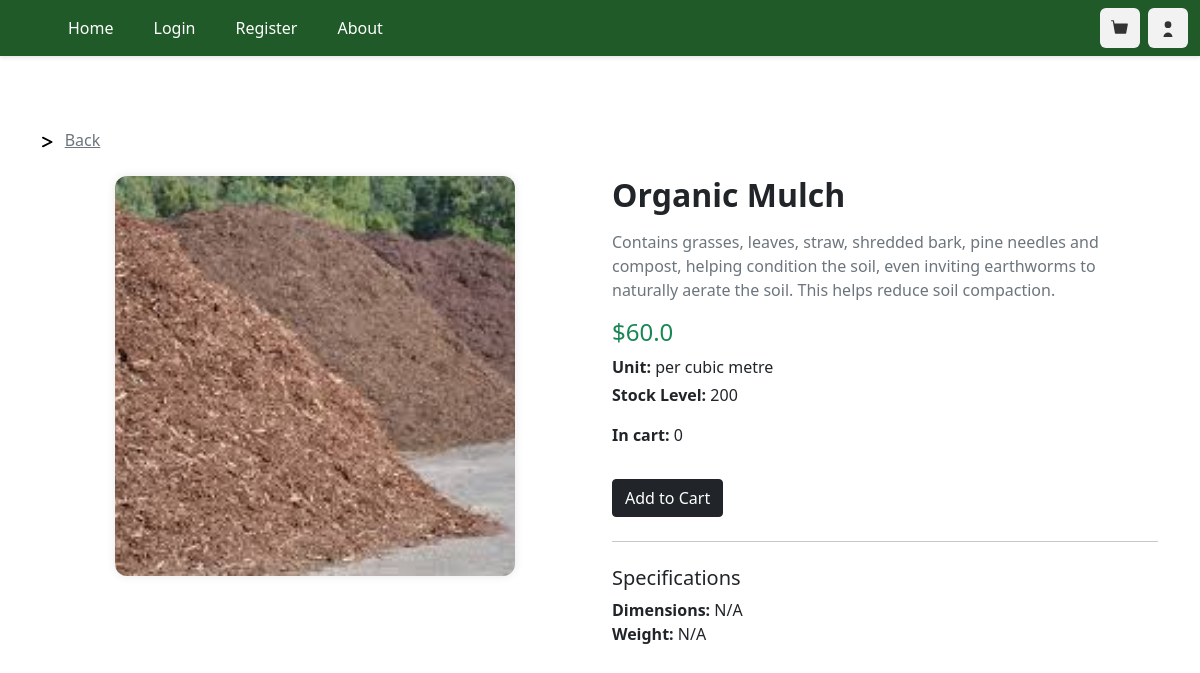
The page /product_view_4 on the database its author committed.
### ORM/tables.py (models this page shows, shortened)
class Product(TimeStampedModel):
    __tablename__ = 'products'
    id = Column(Integer, primary_key=True, autoincrement=True)
    name = Column(String(100), nullable=False)
    description = Column(String, nullable=False)
    dimensions = Column(String(50), nullable=True)
    weight = Column(REAL, nullable=True)
    unit = Column(String(50), nullable=False)
    price = Column(REAL, nullable=False)
    stock_level = Column(Integer, nullable=False)
    category = Column(Integer, ForeignKey('categories.id'), nullable=False, index=True)
    image = Column(String(100), nullable=False)
    orders = Relationship('Order', back_populates='product')
    categories = Relationship('Category', back_populates='product')

### main.py (the view)
@limiter.limit(default)
@app.route("/product_view_<int:product_id>", methods=['POST', 'GET'])
def product_view(product_id):
    session["accessed_products_route"]= "/product_view_"+ str(product_id)
    product_obj = get_product_by_id(product_id)
    try:
        quantity_in_cart = session['cart'][str(product_id)]
    except KeyError:
        quantity_in_cart = 0
    if product_obj == None:
        abort(404)
    return render_template("product_view.html", product=product_obj,quantity=quantity_in_cart)

### ORM/ORM_operations.py (called while the page is built)
def get_product_by_id(product_id:int):
    product = Product.query.filter(Product.id == product_id).first()
    if product is None:
       raise Exception('Valid product expected but NoneType was given')
    return product

### main.py (called while the page is built)
@app.after_request
def add_security_headers(resp):
    resp.headers['Content-Security-Policy'] =  "default-src 'self'; object-src 'none'; base-uri 'none';" #prevents inline scripts from running and objects
    resp.headers['X-Content-Type-Options'] = 'nosniff' #forces the browser to honour the content type instead of auto detecting
    resp.headers['X-Frame-Options'] = 'SAMEORIGIN' #prevents external sites from embedding this site in iframe, helping prevent clickjacking
    return resp

### templates/product_view.html (shortened to what this page needs)
{% extends "base.html" %}
{% block content %}
<div class="container my-5" style="padding-top: 5rem">
    <svg xmlns="http://www.w3.org/2000/svg" height="14" width="10.5" viewBox="0 0 384 512">
        <path d="M3.4 81.7c-7.9 15.8-1.5 35 14.3 42.9L280.5 256 17.7 387.4C1.9 395.3-4.5 414.5 3.4 430.3s27.1 22.2 42.9 14.3l320-160c10.8-5.4 17.7-16.5 17.7-28.6s-6.8-23.2-17.7-28.6l-320-160c-15.8-7.9-35-1.5-42.9 14.3z"/>
    </svg>
    <a href="/" class="text-muted px-2">Back</a>
    <div class="row mt-4">
        <div class="col-md-6 d-flex align-items-start justify-content-center">
            <div style="width: 400px; height: 400px; overflow: hidden; border-radius: 0.75rem; box-shadow: 0 0 10px rgba(0,0,0,0.1);">
                <img src="{{ product.image }}" alt="{{ product.name }}"
                     style="width: 100%; height: 100%; object-fit: cover;">
            </div>
        </div>
        <div class="col-md-6">
            <h2 class="fw-bold mb-3">{{ product.name }}</h2>
            <p class="text-muted">{{ product.description }}</p>
            <h4 class="text-success">${{ product.price }}</h4>
            <p class="mb-1"><strong>Unit:</strong> {{ product.unit }}</p>
            <p><strong>Stock Level:</strong> {{ product.stock_level }}</p>
            <p><strong>In cart:</strong> {{quantity}}</p>
            <button class="btn btn-dark mt-3" id="add_to_cart">
                 Add to Cart
            </button>
            <hr class="my-4">
            <h5>Specifications</h5>
            <ul class="list-unstyled">
                <li><strong>Dimensions:</strong> {% if product.dimensions == None %}N/A{%else%}{{ product.dimensions }}{%endif%}</li>
                <li><strong>Weight:</strong> {% if product.weight == None %}N/A{% else %}{{ product.weight }}kg{%endif%}</li>
            </ul>
        </div>
    </div>
</div>
{% endblock %}

### rows shown on the page
Product: image (picture), name "Organic Mulch", description "Contains grasses, leaves, straw, shredded bark, pine needles and compost, helping condition the soil, even inviting earthworms to naturally aerate the soil. This helps reduce soil compaction.", price "60.0", unit "per cubic metre", stock_level "200"

### other values the page prints
{{ quantity }} "0"
